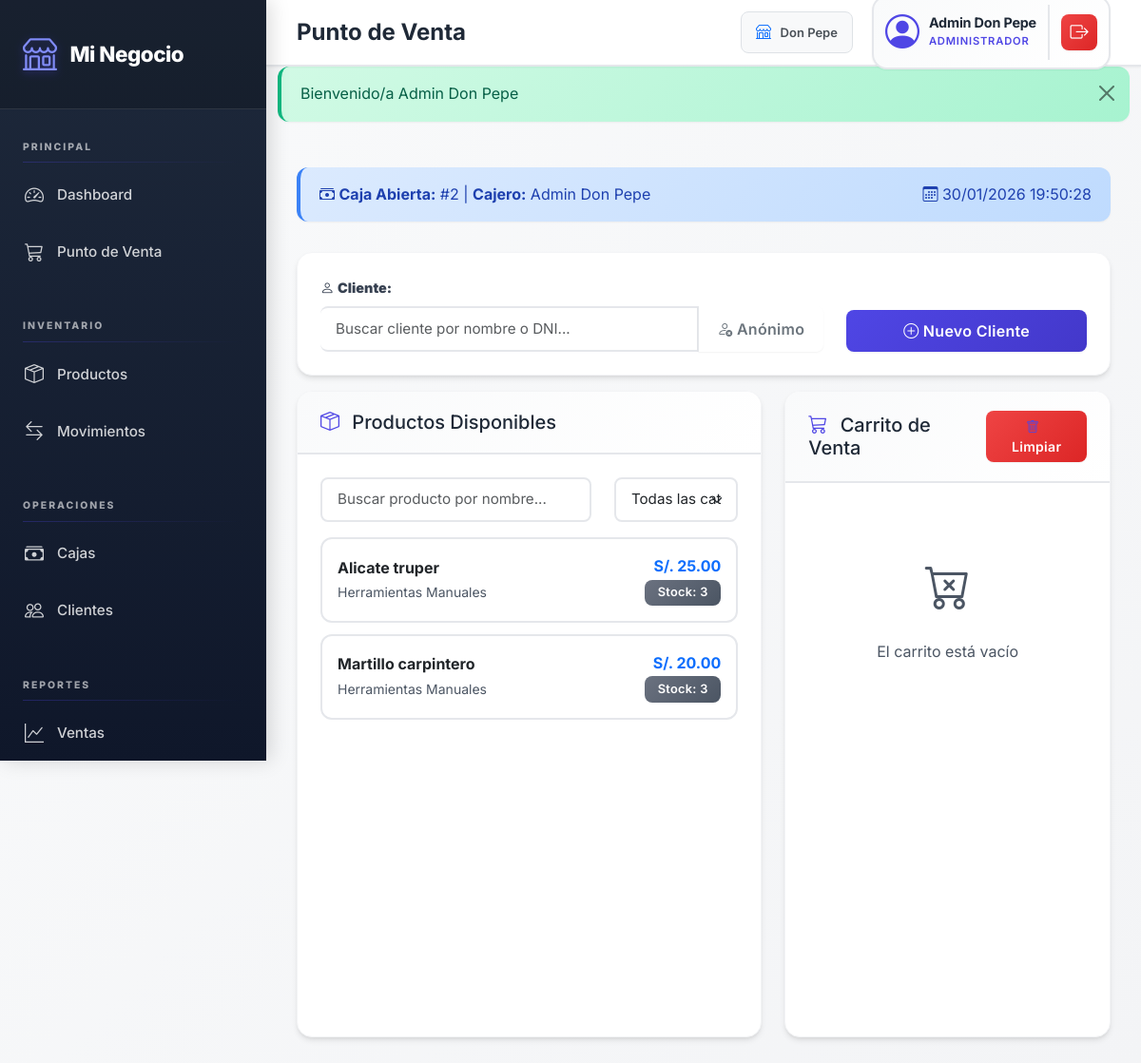
Page /views/pos/venta.php (signed in) on the committed database.
### tables this page shows
CREATE TABLE `cajas` (
  `id` int(11) NOT NULL,
  `tienda_id` int(11) NOT NULL,
  `usuario_id` int(11) NOT NULL,
  `fecha_apertura` timestamp NOT NULL DEFAULT current_timestamp(),
  `saldo_inicial` decimal(10,2) NOT NULL DEFAULT 0.00,
  `fecha_cierre` timestamp NULL DEFAULT NULL,
  `efectivo_esperado` decimal(10,2) DEFAULT 0.00,
  `efectivo_contado` decimal(10,2) DEFAULT NULL,
  `yape_total_registrado` decimal(10,2) DEFAULT 0.00,
  `diferencia_efectivo` decimal(10,2) DEFAULT 0.00,
  `estado` enum('ABIERTA','CERRADA','VALIDADA') NOT NULL DEFAULT 'ABIERTA',
  `observacion` text DEFAULT NULL,
  `validado_por` int(11) DEFAULT NULL,
  `fecha_validacion` timestamp NULL DEFAULT NULL
);

CREATE TABLE `productos` (
  `id` int(11) NOT NULL,
  `tienda_id` int(11) NOT NULL,
  `categoria_id` int(11) DEFAULT NULL,
  `unidad_medida_id` int(11) DEFAULT NULL,
  `nombre` varchar(100) NOT NULL,
  `descripcion` text DEFAULT NULL,
  `codigo_barra` varchar(50) DEFAULT NULL,
  `precio_compra` decimal(10,2) NOT NULL DEFAULT 0.00,
  `precio_venta` decimal(10,2) NOT NULL,
  `stock_minimo` int(11) NOT NULL DEFAULT 0,
  `stock_actual` int(11) NOT NULL DEFAULT 0,
  `activo` tinyint(1) NOT NULL DEFAULT 1,
  `aplica_igv` tinyint(1) NOT NULL DEFAULT 1,
  `created_at` timestamp NOT NULL DEFAULT current_timestamp(),
  `updated_at` timestamp NOT NULL DEFAULT current_timestamp() ON UPDATE current_timestamp()
);

CREATE TABLE `categorias` (
  `id` int(11) NOT NULL,
  `tienda_id` int(11) DEFAULT NULL COMMENT 'NULL = Global (SUPER_ADMIN), valor = Personalizada',
  `nombre` varchar(100) NOT NULL,
  `descripcion` text DEFAULT NULL,
  `tipo_negocio` enum('ALIMENTOS','FERRETERIA','FARMACIA','ROPA','TECNOLOGIA','LIMPIEZA','LIBRERIA','MASCOTAS','VARIADO') DEFAULT 'VARIADO',
  `es_global` tinyint(1) DEFAULT 1 COMMENT '1=Global, 0=Personalizada',
  `activo` tinyint(1) DEFAULT 1,
  `created_at` timestamp NOT NULL DEFAULT current_timestamp(),
  `updated_at` timestamp NOT NULL DEFAULT current_timestamp() ON UPDATE current_timestamp()
);

### config/config.php (called while the page is built, shortened)
<?php
function formatMoney($amount) {
    return 'S/. ' . number_format($amount ?? 0, 2);
}
function e($value) {
    return htmlspecialchars((string)$value, ENT_QUOTES, 'UTF-8');
}
function getCajaAbierta($usuario_id = null) {
    $db = Database::getInstance()->getConnection();
    $params = [];
    $sql = "SELECT * FROM cajas WHERE estado = 'ABIERTA'";
    if (hasTienda()) {
        $sql .= " AND tienda_id = :tienda_id";
        $params['tienda_id'] = getTiendaId();
    }
    $sql .= " ORDER BY id DESC LIMIT 1";
    $stmt = $db->prepare($sql);
    $stmt->execute($params);
    return $stmt->fetch();
}
function getTiendaId() {
    return $_SESSION['tienda_id'] ?? null;
}
function hasTienda() {
    return isset($_SESSION['tienda_id']) && $_SESSION['tienda_id'] !== null;
}

### views/pos/venta.php (the view, shortened to what this page needs)
<?php
require_once '../../config/config.php';
if (isAdmin()) {
    $caja = getCajaAbierta();
} else {
    $caja = getCajaAbierta($_SESSION['user_id']);
}
include '../layouts/header.php';
$db = Database::getInstance()->getConnection();
$sql = "
    SELECT p.*, c.nombre as categoria
    FROM productos p
    LEFT JOIN categorias c ON p.categoria_id = c.id
    WHERE p.activo = TRUE AND p.stock_actual > 0
";
if (!isSuperAdmin()) {
    $sql .= " AND p.tienda_id = " . getTiendaId();
}
$sql .= " ORDER BY p.nombre ASC";
$stmt = $db->query($sql);
$productos = $stmt->fetchAll();
?>
<div class="row mb-3">
    <div class="col-12">
        <div class="alert alert-info d-flex justify-content-between align-items-center">
            <div>
                <i class="bi bi-cash-stack"></i> <strong>Caja Abierta:</strong> #<?php echo e($caja['id']); ?>
                | <strong>Cajero:</strong> <?php echo e($_SESSION['nombre']); ?>
            </div>
            <div>
                <i class="bi bi-calendar3"></i> <?php echo e(date('d/m/Y H:i:s')); ?>
            </div>
        </div>
    </div>
</div>
<div class="row mb-3" style="position: relative; z-index: 100;">
    <div class="col-12">
        <div class="card" style="overflow: visible;">
            <div class="card-body" style="overflow: visible;">
                <div class="row align-items-end">
                    <div class="col-md-8" style="position: relative;">
                        <label class="form-label"><i class="bi bi-person"></i> <strong>Cliente:</strong></label>
                        <div class="input-group">
                            <input type="text" class="form-control" id="buscarClienteInput"
                                   placeholder="Buscar cliente por nombre o DNI..." autocomplete="off">
                            <button type="button" class="btn btn-outline-secondary" id="btnSeleccionarAnonimo">
                                <i class="bi bi-person-x"></i> Anónimo
                            </button>
                        </div>
                    </div>
                    <div class="col-md-4">
                        <button type="button" class="btn btn-primary w-100" data-bs-toggle="modal" data-bs-target="#modalNuevoCliente">
                            <i class="bi bi-plus-circle"></i> Nuevo Cliente
                        </button>
                    </div>
                </div>
            </div>
        </div>
    </div>
</div>
<div class="row pos-container">
    <div class="col-md-7">
        <div class="card h-100">
            <div class="card-header">
                <h5 class="mb-0"><i class="bi bi-box-seam"></i> Productos Disponibles</h5>
            </div>
            <div class="card-body">
                <div class="row mb-3">
                    <div class="col-md-8">
                        <input type="text" class="form-control" id="buscarProducto" placeholder="Buscar producto por nombre...">
                    </div>
                    <div class="col-md-4">
                        <select class="form-select" id="filtroCategoria">
                            <option value="">Todas las categorías</option>
                        </select>
                    </div>
                </div>
                <div class="productos-list">
                    <div id="listaProductos">
                        <?php foreach ($productos as $producto): ?>
                        <div class="producto-item"
                             data-id="<?php echo e($producto['id']); ?>"
                             data-nombre="<?php echo e($producto['nombre']); ?>"
                             data-precio="<?php echo e($producto['precio_venta']); ?>"
                             data-stock="<?php echo e($producto['stock_actual']); ?>"
                             data-categoria="<?php echo e($producto['categoria_id']); ?>">
                            <div class="d-flex justify-content-between align-items-center">
                                <div>
                                    <strong><?php echo e($producto['nombre']); ?></strong>
                                    <br>
                                    <small class="text-muted"><?php echo e($producto['categoria']); ?></small>
                                </div>
                                <div class="text-end">
                                    <div class="text-primary fw-bold"><?php echo e(formatMoney($producto['precio_venta'])); ?></div>
                                    <small class="badge bg-secondary">Stock: <?php echo e($producto['stock_actual']); ?></small>
                                </div>
                            </div>
                        </div>
                        <?php endforeach; ?>
                    </div>
                </div>
            </div>
        </div>
    </div>
    <div class="col-md-5">
        <div class="card h-100">
            <div class="card-header">
                <div class="d-flex justify-content-between align-items-center">
                    <h5 class="mb-0"><i class="bi bi-cart3"></i> Carrito de Venta</h5>
                    <button type="button" class="btn btn-sm btn-danger" id="btnLimpiarCarrito">
                        <i class="bi bi-trash"></i> Limpiar
                    </button>
                </div>
            </div>
            <div class="card-body">
                <div id="carritoVacio" class="text-center text-muted py-5">
                    <i class="bi bi-cart-x" style="font-size: 3rem;"></i>
                    <p class="mt-3">El carrito está vacío</p>
                </div>
            </div>
        </div>
    </div>
</div>
<?php
include '../layouts/footer.php';
?>

### assets/css/style.css (style rules this page uses)
:root { --primary-color: #4F46E5; --primary-dark: #4338CA; --primary-light: #818CF8; --secondary-color: #64748B; --success-color: #10B981; --danger-color: #EF4444; --warning-color: #F59E0B; --info-color: #3B82F6; --gray-50: #F9FAFB; --gray-100: #F3F4F6; --gray-200: #E5E7EB; --gray-300: #D1D5DB; --gray-600: #4B5563; --gray-700: #374151; --gray-800: #1F2937; --gray-900: #111827; --font-primary: 'Inter', -apple-system, BlinkMacSystemFont, 'Segoe UI', sans-serif; --font-mono: 'JetBrains Mono', 'Courier New', monospace; --spacing-xs: 0.25rem; --spacing-sm: 0.5rem; --spacing-md: 1rem; --spacing-lg: 1.5rem; --spacing-xl: 2rem; --radius-sm: 0.375rem; --radius-md: 0.5rem; --radius-lg: 0.75rem; --radius-xl: 1rem; --shadow-sm: 0 1px 2px 0 rgba(0, 0, 0, 0.05); --shadow-md: 0 4px 6px -1px rgba(0, 0, 0, 0.1), 0 2px 4px -1px rgba(0, 0, 0, 0.06); --shadow-lg: 0 10px 15px -3px rgba(0, 0, 0, 0.1), 0 4px 6px -2px rgba(0, 0, 0, 0.05); --shadow-xl: 0 20px 25px -5px rgba(0, 0, 0, 0.1), 0 10px 10px -5px rgba(0, 0, 0, 0.04); }
* { margin: 0; padding: 0; box-sizing: border-box; }
body { font-family: var(--font-primary); background: linear-gradient(135deg, var(--gray-50) 0%, var(--gray-100) 100%); background-attachment: fixed; color: var(--gray-800); line-height: 1.6; min-height: 100vh; overflow-x: hidden; -webkit-font-smoothing: antialiased; -moz-osx-font-smoothing: grayscale; }
.card { border: none; border-radius: var(--radius-xl); box-shadow: var(--shadow-md); transition: all 0.3s cubic-bezier(0.4, 0, 0.2, 1); background: white; overflow: hidden; border: 1px solid var(--gray-100); }
.card-header { background: linear-gradient(135deg, var(--gray-50) 0%, white 100%); border-bottom: 2px solid var(--gray-200); font-weight: 700; padding: 1.25rem 1.5rem; font-size: 1.1rem; color: var(--gray-800); }
.card-header i { color: var(--primary-color); margin-right: 0.5rem; }
.card-body { padding: 1.5rem; }
.btn { border-radius: var(--radius-md); font-weight: 600; padding: 0.625rem 1.25rem; transition: all 0.3s ease; border: none; box-shadow: var(--shadow-sm); letter-spacing: 0.3px; }
.btn-primary { background: linear-gradient(135deg, var(--primary-color) 0%, var(--primary-dark) 100%); }
.btn-danger { background: linear-gradient(135deg, #EF4444 0%, #DC2626 100%); }
.btn-sm { padding: 0.375rem 0.875rem; font-size: 0.875rem; min-height: 36px; }
.badge { font-weight: 600; padding: 0.45rem 0.85rem; border-radius: var(--radius-md); letter-spacing: 0.3px; font-size: 0.8rem; }
.badge.bg-secondary { background: linear-gradient(135deg, #6B7280 0%, #4B5563 100%) !important; }
.form-label { font-weight: 600; color: var(--gray-700); margin-bottom: 0.5rem; font-size: 0.9rem; }
.form-control, .form-select { border: 2px solid var(--gray-200); border-radius: var(--radius-md); padding: 0.65rem 1rem; transition: all 0.3s ease; font-size: 0.95rem; }
.input-group .form-control { border-left: none; }
.alert { border-radius: var(--radius-lg); border: none; padding: 1rem 1.25rem; box-shadow: var(--shadow-sm); border-left: 4px solid; }
.alert-info { background: linear-gradient(135deg, #DBEAFE 0%, #BFDBFE 100%); border-left-color: var(--info-color); color: #1E40AF; }
.pos-container { height: calc(100vh - 120px); }
.productos-list { max-height: 500px; overflow-y: auto; }
.producto-item { cursor: pointer; transition: all 0.3s ease; border: 2px solid var(--gray-200); border-radius: var(--radius-lg); padding: 1rem; margin-bottom: 0.75rem; background: white; }
.text-muted { color: var(--gray-600) !important; }
small.text-muted { color: var(--gray-600) !important; }

### rows in the picture
cajas: id "2"
productos: nombre "Alicate truper", categoria.nombre "Herramientas Manuales", precio_venta "S/. 25.00", stock_actual "3"
productos: nombre "Martillo carpintero", categoria.nombre "Herramientas Manuales", precio_venta "S/. 20.00", stock_actual "3"

### other values in the picture
$page_title "Punto de Venta"
getTiendaNombre() "Don Pepe"
$_SESSION['nombre'] "Admin Don Pepe"
$_SESSION['rol'] "ADMINISTRADOR"
$flash['message'] "Bienvenido/a Admin Don Pepe"
